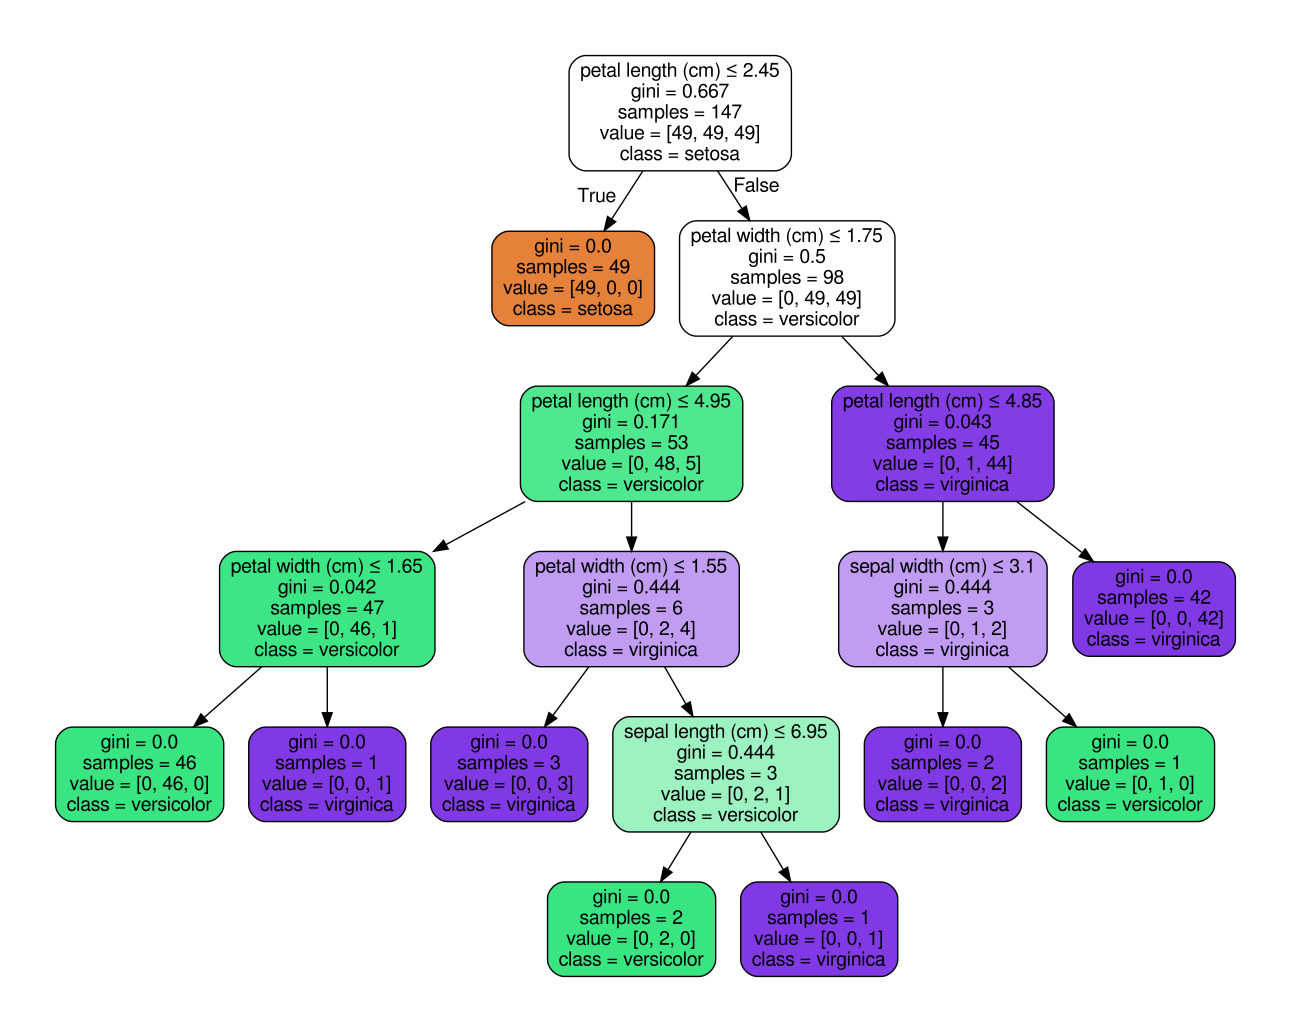

Source code (Python):
from sklearn import tree
from sklearn.datasets import load_iris
import numpy as np

# Carregando Dataset iris
iris = load_iris()

# Examinando o Dataset
dir(iris)
iris.feature_names
iris.target_names

# Separando exemplos para treino e teste
test_idx = [0, 50, 100]

# training data
train_target = np.delete(iris.target, test_idx)
train_data = np.delete(iris.data, test_idx, axis=0)

# test data
test_target = iris.target[test_idx]
test_data = iris.data[test_idx]

# Treinando a arvore
clf = tree.DecisionTreeClassifier()
clf.fit(train_data, train_target)

# Aplicando o predict nas variaveis de  teste
clf.predict(test_data)

# Uhuuu, identico ao que esperavamos
test_target



import graphviz
dot_data = tree.export_graphviz(clf, out_file=None,
                         feature_names=iris.feature_names,
                         class_names=iris.target_names,
                         filled=True, rounded=True,
                         special_characters=True)
graph = graphviz.Source(dot_data)
graph.render("iris")
graph
